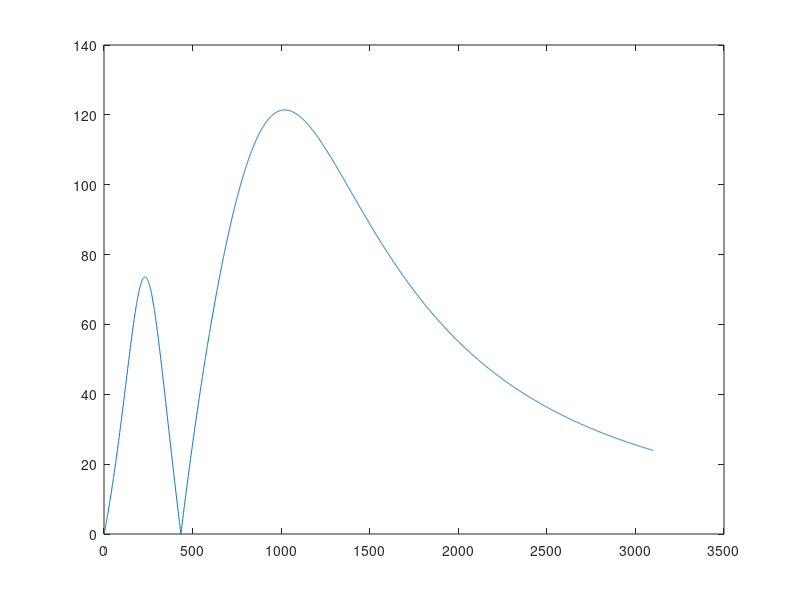

This figure's MATLAB source:
%% A Computer program to calculated the FAR-zone field
%     n = refractive index
%     l = separation distance between two interfaces
%     k = wavenumber
%     mu = permeability of free space
%     z0 = position of the source
%     r = observation point in r-direction
%     omega = frequency
%     Ez = far-field in the z-direction
%     Er = far-field in the r-direction
%     abs_Ez = amplitude of the E-z
%     abs_Em = amplitued of E-r
%     Ephi = far-field in the phi direction
%     Rm = reflection coefficient
%     Re = reflection coefficient
%     Rmi = Approximate coefficient
%     Rei = Approximate coefficient
%% Refer to THESIS 
   %    Excitation and propagation of waves betweeen two planar interfaces
   %    1973
%%
clear
[fid,msg] = fopen('magnitude.mat', 'wt');
[fid1,msg1] = fopen('fields.mat', 'wt');
A = 4;
B = .3;
K = .125663;
omega = 6e6*2*pi;
R = 750;
L = 30;
mu = 4*pi*1e-7;
KL = K*L;
cost = omega*mu/pi*1e4;
R2 = R^2;
N = sqrt(complex(A,B));
siz = 3100;
for i = 1 : 4 : 5
    Z0 = 5*i;
    KZ0 = K*Z0;
    for j = 1 : siz
        LL(j) = j - 1;
        RR(j) = sqrt(R2+LL(j)^2);
        RRkk(j) = K*RR(j);
        expr(j) = complex(cos(RRkk(j)), sin(RRkk(j)));
        C(j) = LL(j)/RR(j);
        S(j) = R/RR(j);
        CKL(j) = KL*C(j);
        CC(j) = cos(CKL(j));
        SC(j) = sin(CKL(j));
        exprc(j) = complex(CC(j),SC(j));
        CZ(j) = cos(KZ0*C(j));
        P(j) = sqrt(complex(A - S(j)^2,B));
        RM(j) = exprc(j) * (complex(A,B)*C(j) - P(j))/(2*(P(j)*CC(j) - complex(-B,A)*C(j)^SC(j)));
        RMI(j) = exprc(j) * (N*C(j) - 1)/(2 * (CC(j) - 1i*N*C(j)*SC(j)));
        RMM(j) = abs(RM(j));
        RMMI(j) = abs(RMI(j));
        fprintf(fid,' %d %f %f %f %f \n' , j, RM(j) , RMI(j) , RMM(j) , RMMI(j));
        SMUL(j) = (complex(A,B)*C(j)*CC(j) - 1i*P(j)*SC(j))/(P(j)*CC(j) - complex(-B,A)*C(j)*SC(j));
        SMMUL(j) = abs(SMUL(j));
        ASM(j) = (1i*SC(j) - C(j)*CC(j)*N)/(1i*N*C(j)*SC(j) - CC(j));
        AMSM(j) = abs(ASM(j));
        if LL == 0
            continue
        end
        RE(j) = (C(j)-P(j))*exprc(j)/(2*(C(j)*CC(j) - 1i*P(j)*SC(j)));
        REI(j) = (C(j)-N)*exprc(j)/(2*(C(j)*CC(j)- 1i*N*SC(j)));
        RME(j) = abs(RE(j));
        RMEI(j) = abs(REI(j));
        RMUL(j) = (1i*C(j)*SC(j)+P(j)*CC(j))/(C(j)*CC(j)-1i*P(j)*SC(j)); %% CHECK
        RMMUL(j) = abs(RMUL(j));
        ARM(j) = (N*CC(j) - 1i*C(j)*SC(j))/(1i*N*SC(j) + C(j)*CC(j)); %% CHECK
        AMRM(j) = abs(ARM(j));
        PEC(j) = cost*expr(j)*sin(KZ0*C(j))/RR(j);
        Ephi(j) = PEC(j)*(1+RMUL(j));
        EMPHI(j) = abs(Ephi(j));
        AEphi(j) = PEC(j)*(1+ARM(j));
        AEMPHI(j) = abs(Ephi(j));
        
        EC(j) = cost*S(j)*CZ(j)*1i*expr(j)/RR(j);
        Ez(j) = EC(j)*S(j)*(1+SMUL(j));
        Er(j) = EC(j)*C(j)*(1+SMUL(j));
        EMZ(j) = abs(Ez(j));
        EMR(j) = abs(Er(j));
        AEZ(j) = -EC(j)*C(j)*(1+ASM(j));
        AER(j) = EC(j)*S(j)*(1+ASM(j));
        AMEZ(j) = abs(AEZ(j));
        AMER(j) = abs(AER(j));
        fprintf(fid1,' %f %f %f %f \n' , Ez(j) , Er(j) , AEZ(j) , AER(j));
    end
end
close all
plot(1:siz,abs(AEZ))

